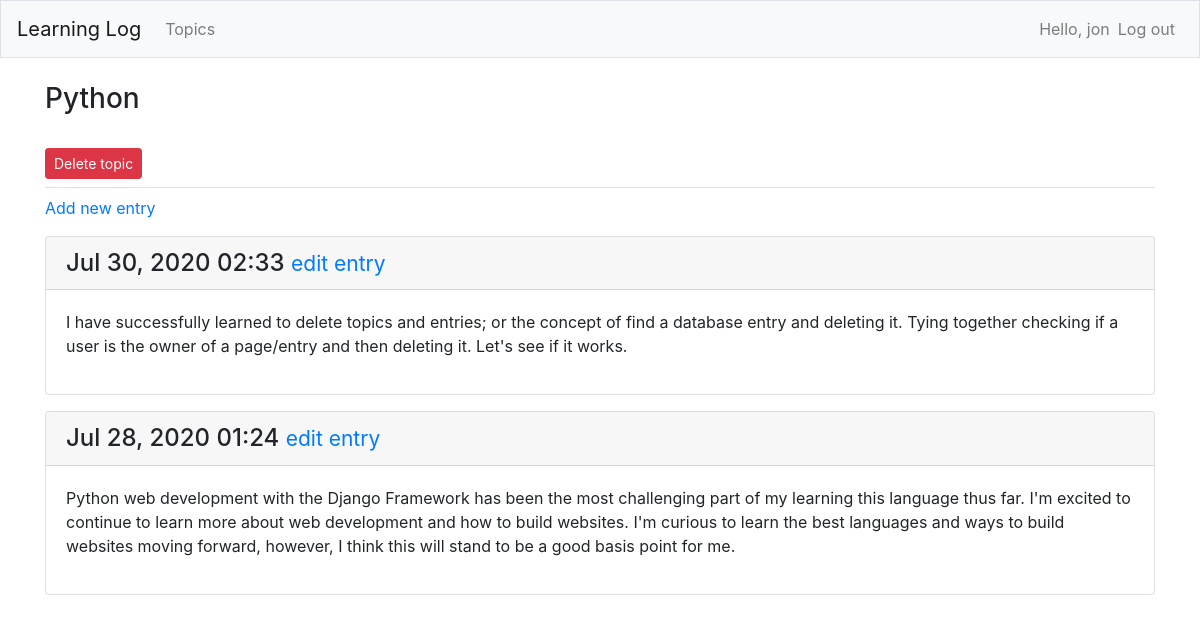
Screenshot of /topics/3/ (signed in) with the database file from the repository.
### learning_logs/models.py (models this page shows, shortened)
class Topic(models.Model):
    text = models.CharField(max_length=200)
    date_added = models.DateTimeField(auto_now_add=True)
    owner = models.ForeignKey(User, on_delete=models.CASCADE)
    def __str__(self):
        return self.text

class Entry(models.Model):
    topic = models.ForeignKey(Topic, on_delete=models.CASCADE)
    text = models.TextField()
    date_added = models.DateTimeField(auto_now_add=True)
    class Meta:
        verbose_name_plural = 'entries'

### learning_logs/views.py (the view)
# urls.py: path('topics/<int:topic_id>/', views.topic, name='topic'),
@login_required
def topic(request, topic_id):
    topic = Topic.objects.get(id=topic_id)
    check_topic_owner(request, topic)
    entries = topic.entry_set.order_by('-date_added')
    context = {'topic': topic, 'entries': entries}
    return render(request, 'learning_logs/topic.html', context)

### learning_logs/views.py (called while the page is built)
def check_topic_owner(request, topic):
    if topic.owner != request.user:
        raise Http404

### learning_logs/templates/learning_logs/topic.html
{% extends "learning_logs/base.html" %}
{% block page_header %}
    <h3>{{ topic }}</h3>
    <a class="btn btn-danger btn-sm mt-4" role="button"
        href="{% url 'learning_logs:delete_topic' topic.id %}">Delete topic
    </a>
{% endblock page_header %}
{% block content %}
    <p>
        <a href="{% url 'learning_logs:new_entry' topic.id %}">Add new entry</a>
    </p>
    {% for entry in entries %}
        <div class="card mb-3">
            <h4 class="card-header">
                {{ entry.date_added|date:'M d, Y H:i' }}
                <small><a href="{% url 'learning_logs:edit_entry' entry.id %}">
                    edit entry</a></small>
            </h4>
            <div class="card-body">
                {{ entry.text|linebreaks }}
            </div>
        </div>
    {% empty %}
        <p>There are no entries for this topic yet.</p>
    {% endfor %}
{% endblock content %}

### learning_logs/templates/learning_logs/base.html (shortened to what this page needs)
{% load bootstrap4 %}
<!doctype html>
<html lang="en">
    <head>
            {% bootstrap_css %}
    </head>
    <body>
        <nav class="navbar navbar-expand-md navbar-light bg-light mb-4 border">
            <a class="navbar-brand" href="{% url 'learning_logs:index' %}">
                Learning Log</a>
            <div class="collapse navbar-collapse" id="navbarCollapse">
                <ul class="navbar-nav mr-auto">
                    <li class="nav-item">
                        <a class="nav-link" href="{% url 'learning_logs:topics' %}">
                            Topics</a></li>
                </ul>
                <ul class="navbar-nav ml-auto">
                    {% if user.is_authenticated %}
                        <li class="nav-item">
                            <span class="navbar-text">Hello, {{ user.username }}</span>
                        </li>
                        <li class="nav-item">
                            <a class="nav-link" href="{% url 'users:logout' %}">Log out</a>
                        </li>
                    {% else %}
                        <li class="nav-item">
                            <a class="nav-link" href="{% url 'users:register' %}">Register</a>
                        </li>
                        <li class="nav-item">
                            <a class="nav-link" href="{% url 'users:login' %}">Log in</a></li>
                    {% endif %}
                </ul>
            </div>
        </nav>
        <main role="main" class="container">
            <div class="pb-2 mb-2 border-bottom">
                {% block page_header %}{% endblock page_header %}
            </div>
            <div>
                {% block content %}{% endblock content %}
            </div>
        </main>
    </body>
</html>

### rows the page displays
Topic: text "Python"
Entry: date_added "Jul 30, 2020 02:33", text "I have successfully learned to delete topics and entries; or the concept of find a database entry and deleting it. Tying together checking if a user is the owner of a page/entry and then deleting it. Let's see if it works."
Entry: date_added "Jul 28, 2020 01:24", text "Python web development with the Django Framework has been the most challenging part of my learning this language thus far. I'm excited to continue to learn more about web development and how to build websites. I'm curious to learn the best languages and ways to build websites moving forward, however, I think this will stand to be a good basis point for me."

### other values shown
{{ user.username }} "jon"
